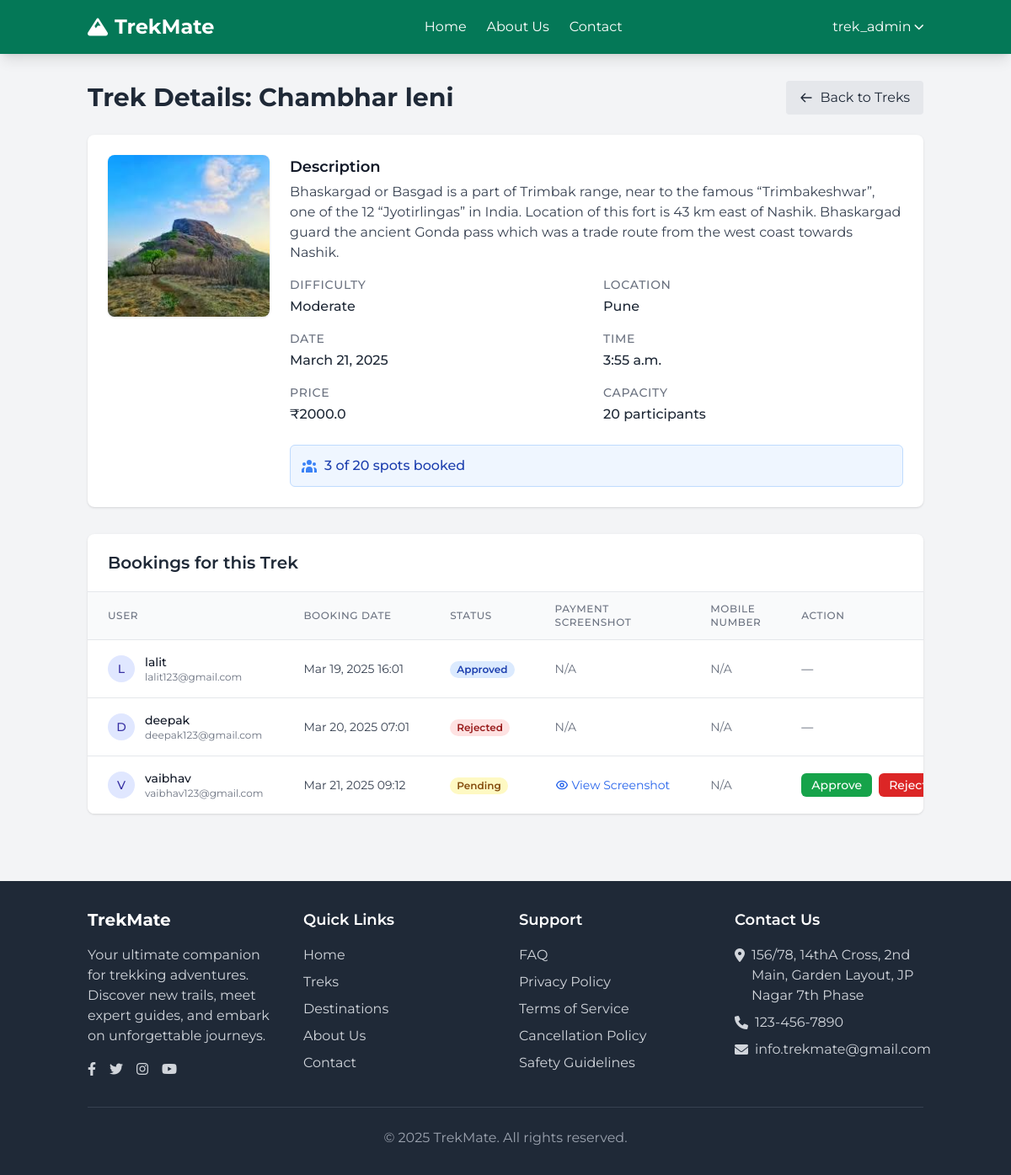
The page /dashboard/trek/1/ (signed in) on the database its author committed.
### trek_planner/models.py (models this page shows, shortened)
class Trek(models.Model):
    name = models.CharField(max_length=200)
    description = models.TextField()
    distance = models.FloatField()
    elevation = models.IntegerField()
    difficulty = models.CharField(
        max_length=20,
        choices=[('Easy', 'Easy'), ('Moderate', 'Moderate'), ('Hard', 'Hard')]
    )
    image = models.ImageField(upload_to='trek_images/')
    price = models.FloatField()
    date = models.DateField()
    time = models.TimeField()
    location = models.CharField(max_length=200)
    max_participants = models.IntegerField()
    created_at = models.DateTimeField(auto_now_add=True)

class Booking(models.Model):
    user = models.ForeignKey(User, on_delete=models.CASCADE)
    trek = models.ForeignKey(Trek, on_delete=models.CASCADE)
    booking_date = models.DateTimeField(auto_now_add=True)
    status = models.CharField(
        max_length=20,
        choices=[('Pending', 'Pending'), ('Confirmed', 'Confirmed'), ('Cancelled', 'Cancelled')],
        default='Pending'
    )
    payment_screenshot = models.ImageField(upload_to='payment_screenshots/')

### trek_planner/views.py (the view)
# urls.py: path('dashboard/trek/<int:trek_id>/', views.admin_trek_detail, name='admin_trek_detail'),
@login_required
@user_passes_test(is_admin)
def admin_trek_detail(request, trek_id):
    trek = get_object_or_404(Trek, id=trek_id)
    bookings = trek.booking_set.all()  # or trek.bookings.all() if you set a related_name
    return render(request, 'trek_planner/admin_trek_detail.html', {'trek': trek, 'bookings': bookings})

### trek_planner/views.py (called while the page is built)
def is_admin(user):
    return user.is_authenticated and user.is_staff

### trek_planner/templates/trek_planner/admin_trek_detail.html (shortened to what this page needs)
{% extends 'trek_planner/base.html' %}
{% load static %}
{% block content %}
<div class="container mx-auto px-4 py-8">
  <div class="flex flex-col md:flex-row md:items-center justify-between mb-6">
    <h1 class="text-3xl font-bold text-gray-800">Trek Details: {{ trek.name }}</h1>
    <a href="{% url 'view_all_treks' %}" class="mt-3 md:mt-0 inline-flex items-center bg-gray-200 hover:bg-gray-300 text-gray-800 py-2 px-4 rounded transition">
      <svg xmlns="http://www.w3.org/2000/svg" class="h-4 w-4 mr-2" fill="none" viewBox="0 0 24 24" stroke="currentColor">
        <path stroke-linecap="round" stroke-linejoin="round" stroke-width="2" d="M10 19l-7-7m0 0l7-7m-7 7h18" />
      </svg>
      Back to Treks
    </a>
  </div>
  <div class="bg-white shadow rounded-lg overflow-hidden mb-8">
    <div class="p-6">
      <div class="flex flex-col md:flex-row">
        {% if trek.image %}
        <div class="mb-4 md:mb-0 md:mr-6">
          <img src="{{ trek.image.url }}" alt="{{ trek.name }}" class="h-48 w-48 rounded-lg object-cover shadow">
        </div>
        {% endif %}
        <div class="grid grid-cols-1 md:grid-cols-2 gap-4 flex-1">
          <div class="col-span-2">
            <h3 class="text-lg font-semibold text-gray-900 mb-1">Description</h3>
            <p class="text-gray-700">{{ trek.description }}</p>
          </div>
          <div>
            <h3 class="text-sm font-medium text-gray-500 uppercase tracking-wider">Difficulty</h3>
            <p class="text-gray-800 font-medium mt-1">{{ trek.difficulty }}</p>
          </div>
          <div>
            <h3 class="text-sm font-medium text-gray-500 uppercase tracking-wider">Location</h3>
            <p class="text-gray-800 font-medium mt-1">{{ trek.location }}</p>
          </div>
          <div>
            <h3 class="text-sm font-medium text-gray-500 uppercase tracking-wider">Date</h3>
            <p class="text-gray-800 font-medium mt-1">{{ trek.date }}</p>
          </div>
          <div>
            <h3 class="text-sm font-medium text-gray-500 uppercase tracking-wider">Time</h3>
            <p class="text-gray-800 font-medium mt-1">{{ trek.time }}</p>
          </div>
          <div>
            <h3 class="text-sm font-medium text-gray-500 uppercase tracking-wider">Price</h3>
            <p class="text-gray-800 font-medium mt-1">₹{{ trek.price }}</p>
          </div>
          <div>
            <h3 class="text-sm font-medium text-gray-500 uppercase tracking-wider">Capacity</h3>
            <p class="text-gray-800 font-medium mt-1">{{ trek.max_participants }} participants</p>
          </div>
          <div class="col-span-2 mt-2">
            <div class="bg-blue-50 border border-blue-200 rounded-md p-3 flex items-center">
              <span class="text-blue-800 font-medium">{{ bookings.count }} of {{ trek.max_participants }} spots booked</span>
            </div>
          </div>
        </div>
      </div>
    </div>
  </div>
  <div class="bg-white shadow rounded-lg overflow-hidden">
    <div class="px-6 py-5 border-b border-gray-200">
      <h2 class="text-xl font-semibold text-gray-800">Bookings for this Trek</h2>
    </div>
    {% if bookings %}
    <div class="overflow-x-auto">
      <table class="min-w-full divide-y divide-gray-200">
        <thead class="bg-gray-50">
          <tr>
            <th scope="col" class="px-6 py-3 text-left text-xs font-medium text-gray-500 uppercase tracking-wider">User</th>
            <th scope="col" class="px-6 py-3 text-left text-xs font-medium text-gray-500 uppercase tracking-wider">Booking Date</th>
            <th scope="col" class="px-6 py-3 text-left text-xs font-medium text-gray-500 uppercase tracking-wider">Status</th>
            <th scope="col" class="px-6 py-3 text-left text-xs font-medium text-gray-500 uppercase tracking-wider">Payment Screenshot</th>
            <th scope="col" class="px-6 py-3 text-left text-xs font-medium text-gray-500 uppercase tracking-wider">Mobile Number</th>
            <th scope="col" class="px-6 py-3 text-left text-xs font-medium text-gray-500 uppercase tracking-wider">Action</th>
          </tr>
        </thead>
        <tbody class="bg-white divide-y divide-gray-200">
          {% for booking in bookings %}
          <tr class="hover:bg-gray-50 transition-colors">
            <td class="px-6 py-4 whitespace-nowrap">
              <div class="flex items-center">
                <div class="flex-shrink-0 h-8 w-8 bg-indigo-100 rounded-full flex items-center justify-center">
                  <span class="text-sm font-medium text-indigo-800">{{ booking.user.username|slice:":1"|upper }}</span>
                </div>
                <div class="ml-3">
                  <div class="text-sm font-medium text-gray-900">{{ booking.user.username }}</div>
                  {% if booking.user.email %}
                  <div class="text-xs text-gray-500">{{ booking.user.email }}</div>
                  {% endif %}
                </div>
              </div>
            </td>
            <td class="px-6 py-4 whitespace-nowrap text-sm text-gray-700">
              {{ booking.booking_date|date:"M d, Y H:i" }}
            </td>
            <td class="px-6 py-4 whitespace-nowrap">
              <span class="px-2 inline-flex text-xs leading-5 font-semibold rounded-full
                {% if booking.status == 'Confirmed' %}
                  bg-green-100 text-green-800
                {% elif booking.status == 'Pending' %}
                  bg-yellow-100 text-yellow-800
                {% elif booking.status == 'Rejected' %}
                  bg-red-100 text-red-800
                {% else %}
                  bg-blue-100 text-blue-800
                {% endif %}">
                {{ booking.status }}
              </span>
            </td>
            <td class="px-6 py-4 whitespace-nowrap text-sm text-gray-700">
              {% if booking.payment_screenshot %}
              <a href="{{ booking.payment_screenshot.url }}" target="_blank" class="flex items-center text-blue-600 hover:text-blue-800 hover:underline">
                View Screenshot
              </a>
              {% else %}
                <span class="text-gray-500">N/A</span>
              {% endif %}
            </td>
            <td class="px-6 py-4 whitespace-nowrap text-sm text-gray-700">
              {% if booking.user.profile and booking.user.profile.phone_number %}
                <div class="flex items-center">
                  <svg xmlns="http://www.w3.org/2000/svg" class="h-4 w-4 text-gray-500 mr-1" fill="none" viewBox="0 0 24 24" stroke="currentColor">
                    <path stroke-linecap="round" stroke-linejoin="round" stroke-width="2" d="M3 5a2 2 0 012-2h3.28a1 1 0 01.948.684l1.498 4.493a1 1 0 01-.502 1.21l-2.257 1.13a11.042 11.042 0 005.516 5.516l1.13-2.257a1 1 0 011.21-.502l4.493 1.498a1 1 0 01.684.949V19a2 2 0 01-2 2h-1C9.716 21 3 14.284 3 6V5z" />
                  </svg>
                  {{ booking.user.profile.phone_number }}
                </div>
              {% else %}
                <span class="text-gray-500">N/A</span>
              {% endif %}
            </td>
            <td class="px-6 py-4 whitespace-nowrap text-sm font-medium">
              {% if booking.status == "Pending" %}
              <div class="flex space-x-2">
                <a href="{% url 'approve_reject_booking' booking.id 'approve' %}" class="bg-green-600 hover:bg-green-700 text-white px-3 py-1 rounded-md transition-colors">
                  Approve
                </a>
                <a href="{% url 'approve_reject_booking' booking.id 'reject' %}" class="bg-red-600 hover:bg-red-700 text-white px-3 py-1 rounded-md transition-colors">
                  Reject
                </a>
              </div>
              {% else %}
              <span class="text-gray-500">—</span>
              {% endif %}
            </td>
          </tr>
          {% endfor %}
        </tbody>
      </table>
    </div>
    {% endif %}
  </div>
</div>
{% endblock %}

### trek_planner/templates/trek_planner/base.html (shortened to what this page needs)
<!DOCTYPE html>
<html lang="en">
<head>
    <script src="https://cdn.tailwindcss.com"></script>
    <link rel="stylesheet" href="https://cdnjs.cloudflare.com/ajax/libs/font-awesome/6.0.0-beta3/css/all.min.css">
</head>
<body class="bg-gray-100 min-h-screen flex flex-col">
    <nav class="bg-emerald-700 text-white shadow-lg">
        <div class="container mx-auto px-4">
            <div class="flex justify-between items-center py-4">
                <div class="flex items-center space-x-2">
                    <i class="fas fa-mountain text-2xl"></i>
                    <a href="{% url 'view_all_treks' %}" class="text-2xl font-bold">TrekMate</a>
                </div>
                <div class="hidden md:flex space-x-6">
                    <a href="{% url 'view_all_treks' %}" class="hover:text-emerald-200 transition">Home</a>
                    <a href="{% url 'aboutus' %}" class="hover:text-emerald-200 transition">About Us</a>
                    <a href="#footer" class="hover:text-emerald-200 transition scroll-smooth">Contact</a>
                </div>
                <div class="hidden md:flex items-center space-x-4">
                    {% if user.is_authenticated %}
                        <div class="relative group">
                            <button class="flex items-center space-x-1 hover:text-emerald-200 transition">
                                <span>{{ user.username }}</span>
                                <i class="fas fa-chevron-down text-xs"></i>
                            </button>
                        </div>
                    {% else %}
                        <a href="{% url 'login' %}" class="hover:text-emerald-200 transition">Login</a>
                        <a href="{% url 'register' %}" class="bg-emerald-500 hover:bg-emerald-600 px-4 py-2 rounded-md transition">Sign Up</a>
                    {% endif %}
                </div>
            </div>
        </div>
    </nav>
    <main class="flex-grow">
        {% block content %}{% endblock %}
    </main>
    <footer class="bg-gray-800 text-white mt-12" id="footer">
        <div class="container mx-auto px-4 py-8">
            <div class="grid grid-cols-1 md:grid-cols-4 gap-8">
                <div>
                    <h3 class="text-xl font-bold mb-4">TrekMate</h3>
                    <p class="text-gray-300">Your ultimate companion for trekking adventures. Discover new trails, meet expert guides, and embark on unforgettable journeys.</p>
                    <div class="flex space-x-4 mt-4">
                        <a href="#" class="text-gray-300 hover:text-white"><i class="fab fa-facebook-f"></i></a>
                        <a href="#" class="text-gray-300 hover:text-white"><i class="fab fa-twitter"></i></a>
                        <a href="#" class="text-gray-300 hover:text-white"><i class="fab fa-instagram"></i></a>
                        <a href="#" class="text-gray-300 hover:text-white"><i class="fab fa-youtube"></i></a>
                    </div>
                </div>
                <div>
                    <h3 class="text-lg font-semibold mb-4">Quick Links</h3>
                    <ul class="space-y-2">
                        <li><a href="{% url 'view_all_treks' %}" class="text-gray-300 hover:text-white">Home</a></li>
                        <li><a href="{% url 'view_all_treks' %}" class="text-gray-300 hover:text-white">Treks</a></li>
                        <li><a href="#" class="text-gray-300 hover:text-white">Destinations</a></li>
                        <li><a href="{% url 'aboutus' %}" class="text-gray-300 hover:text-white">About Us</a></li>
                        <li><a href="#" class="text-gray-300 hover:text-white">Contact</a></li>
                    </ul>
                </div>
                <div>
                    <h3 class="text-lg font-semibold mb-4">Support</h3>
                    <ul class="space-y-2">
                        <li><a href="#" class="text-gray-300 hover:text-white">FAQ</a></li>
                        <li><a href="#" class="text-gray-300 hover:text-white">Privacy Policy</a></li>
                        <li><a href="#" class="text-gray-300 hover:text-white">Terms of Service</a></li>
                        <li><a href="#" class="text-gray-300 hover:text-white">Cancellation Policy</a></li>
                        <li><a href="#" class="text-gray-300 hover:text-white">Safety Guidelines</a></li>
                    </ul>
                </div>
                <div>
                    <h3 class="text-lg font-semibold mb-4">Contact Us</h3>
                    <ul class="space-y-2 text-gray-300">
                        <li class="flex items-start space-x-2">
                            <i class="fas fa-map-marker-alt mt-1"></i>
                            <span>156/78, 14thA Cross, 2nd Main, Garden Layout, JP Nagar 7th Phase</span>
                        </li>
                        <li class="flex items-center space-x-2">
                            <i class="fas fa-phone"></i>
                            <span>123-456-7890</span>
                        </li>
                        <li class="flex items-center space-x-2">
                            <i class="fas fa-envelope"></i>
                            <span>info.trekmate@gmail.com</span>
                        </li>
                    </ul>
                </div>
            </div>
            <div class="border-t border-gray-700 mt-8 pt-6 text-center text-gray-400">
                <p>&copy; {% now "Y" %} TrekMate. All rights reserved.</p>
            </div>
        </div>
    </footer>
</body>
</html>

### trek_planner/templates/trek_planner/base.html (style rules this page uses)
body { font-family: 'Montserrat', sans-serif; }

### rows shown on the page
Trek: name "Chambhar leni", image (picture), description "Bhaskargad or Basgad is a part of Trimbak range, near to the famous “Trimbakeshwar”, one of the 12 “Jyotirlingas” in India. Location of this fort is 43 km east of Nashik. Bhaskargad guard the ancient Gonda pass which was a trade route from the west coast towards Nashik.", difficulty "Moderate", location "Pune", date "March 21, 2025", time "3:55 a.m.", price "2000.0", max_participants "20", count "3"
Booking: user.username "L", user.username "lalit", user.email "lalit123@gmail.com", booking_date "Mar 19, 2025 16:01", status "Approved", shows "N/A"
Booking: user.username "D", user.username "deepak", user.email "deepak123@gmail.com", booking_date "Mar 20, 2025 07:01", status "Rejected", shows "N/A"
Booking: user.username "V", user.username "vaibhav", user.email "vaibhav123@gmail.com", booking_date "Mar 21, 2025 09:12", status "Pending", shows "N/A", shows "Approve"

### other values the page prints
{{ user.username }} "trek_admin"
